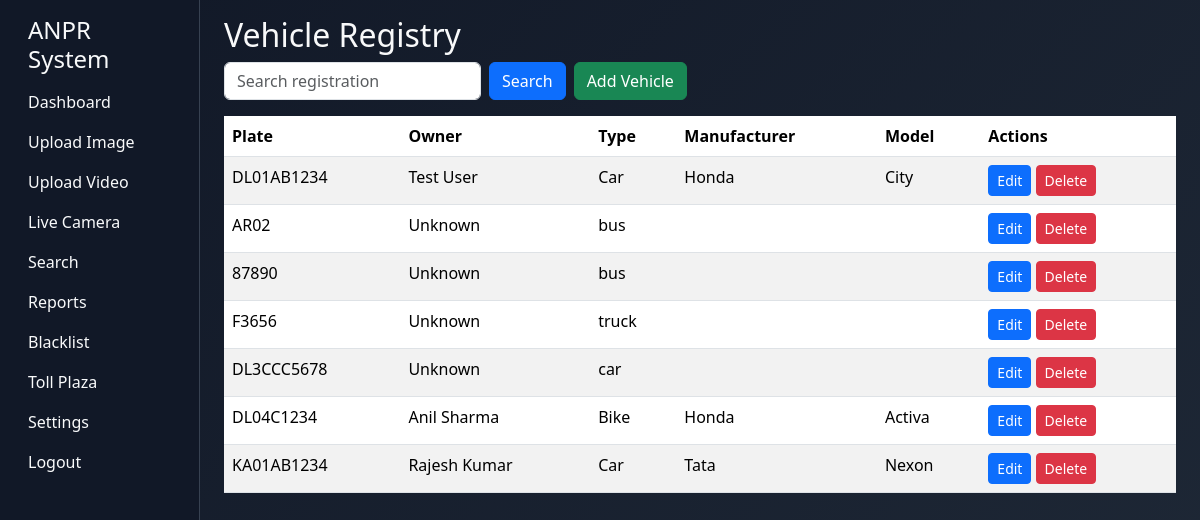
Page /admin/vehicles/ (signed in) on the committed database.
### tables this page shows
CREATE TABLE vehicles (
                    id INTEGER PRIMARY KEY AUTOINCREMENT,
                    plate_number TEXT UNIQUE NOT NULL,
                    vehicle_type TEXT,
                    manufacturer TEXT,
                    model TEXT,
                    variant TEXT,
                    vehicle_color TEXT,
                    fuel_type TEXT,
                    engine_number TEXT,
                    chassis_number TEXT,
                    registration_date TEXT,
                    registration_state TEXT,
                    insurance_status TEXT,
                    insurance_expiry TEXT,
                    puc_status TEXT,
                    puc_expiry TEXT,
                    fastag_status TEXT,
                    fastag_balance REAL,
                    permit_status TEXT,
                    fitness_status TEXT,
                    rc_status TEXT,
                    owner_name TEXT,
                    city TEXT,
                    district TEXT,
                    state TEXT
                , insurance_provider TEXT, data_source TEXT, last_updated TEXT);

### routes/vehicle_routes.py (the view)
@vehicle_bp.route('/', methods=['GET'])
def list_vehicles():
    q = request.args.get('q', '').strip()
    with db._connect() as conn:
        if q:
            rows = conn.execute("SELECT * FROM vehicles WHERE plate_number LIKE ? ORDER BY id DESC", (f"%{q}%",)).fetchall()
        else:
            rows = conn.execute("SELECT * FROM vehicles ORDER BY id DESC LIMIT 200").fetchall()
    vehicles = [dict(r) for r in rows]
    return render_template('admin/vehicles.html', vehicles=vehicles, query=q)

### app.py (called while the page is built)
@app.before_request
def require_login() -> None:
    public_routes = {"/login", "/logout", "/static/<path:filename>", "/api/health", "/api/spec"}
    if request.endpoint in {"static"}:
        return
    if request.path.startswith("/static/"):
        return
    if request.path in public_routes:
        return
    if "user_id" not in session:
        if request.path != "/login":
            return redirect(url_for("login"))

### modules/database_manager.py (called while the page is built)
    def _connect(self) -> sqlite3.Connection:
        conn = sqlite3.connect(self.db_path)
        conn.row_factory = sqlite3.Row
        return conn

### templates/admin/vehicles.html
{% extends 'base.html' %}
{% block content %}
<h2>Vehicle Registry</h2>
<div class="mb-3">
  <form class="row g-2" method="get" action="{{ url_for('vehicle_bp.list_vehicles') }}">
    <div class="col-auto"><input name="q" value="{{ query }}" class="form-control" placeholder="Search registration"></div>
    <div class="col-auto"><button class="btn btn-primary">Search</button></div>
    <div class="col-auto"><a href="{{ url_for('vehicle_bp.add_vehicle') }}" class="btn btn-success">Add Vehicle</a></div>
  </form>
</div>
<table class="table table-striped">
  <thead>
    <tr><th>Plate</th><th>Owner</th><th>Type</th><th>Manufacturer</th><th>Model</th><th>Actions</th></tr>
  </thead>
  <tbody>
    {% for v in vehicles %}
    <tr>
      <td>{{ v.plate_number }}</td>
      <td>{{ v.owner_name or 'Not Available' }}</td>
      <td>{{ v.vehicle_type or 'Unknown' }}</td>
      <td>{{ v.manufacturer or '' }}</td>
      <td>{{ v.model or v.variant or '' }}</td>
      <td>
        <a href="{{ url_for('vehicle_bp.edit_vehicle', plate=v.plate_number) }}" class="btn btn-sm btn-primary">Edit</a>
        <form method="post" action="{{ url_for('vehicle_bp.delete_vehicle', plate=v.plate_number) }}" style="display:inline" onsubmit="return confirm('Delete vehicle?');">
          <button class="btn btn-sm btn-danger">Delete</button>
        </form>
      </td>
    </tr>
    {% endfor %}
  </tbody>
</table>
{% endblock %}

### static/css/style.css (style rules this page uses)
body { min-height: 100vh; background: linear-gradient(135deg, #111827, #1f2937); color: #f9fafb; }

### rows in the picture
vehicles: plate_number "DL01AB1234", owner_name "Test User", vehicle_type "Car", manufacturer "Honda", model "City"
vehicles: plate_number "AR02", owner_name "Unknown", vehicle_type "bus"
vehicles: plate_number "87890", owner_name "Unknown", vehicle_type "bus"
vehicles: plate_number "F3656", owner_name "Unknown", vehicle_type "truck"
vehicles: plate_number "DL3CCC5678", owner_name "Unknown", vehicle_type "car"
vehicles: plate_number "DL04C1234", owner_name "Anil Sharma", vehicle_type "Bike", manufacturer "Honda", model "Activa"
vehicles: plate_number "KA01AB1234", owner_name "Rajesh Kumar", vehicle_type "Car", manufacturer "Tata", model "Nexon"
